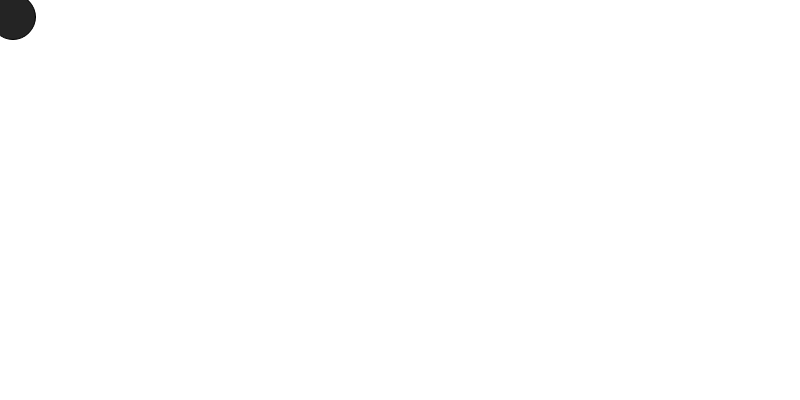
Frame 1 (no input)
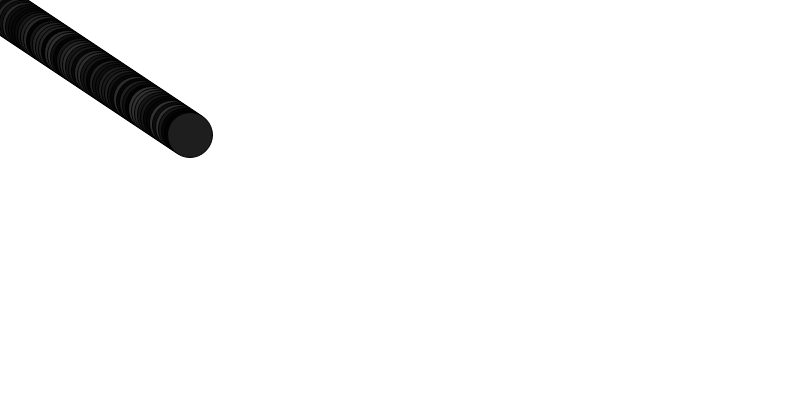
Frame 60 (no input)
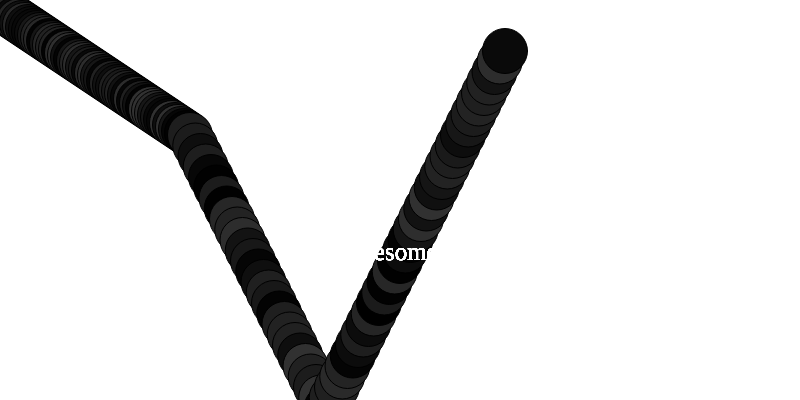
Frame 120 (the mouse pressed at the canvas centre since frame 60)

The p5.js sketch that drew these frames (run headless with seeded random() and noise() and a simulated clock; from frame 60 on, the mouse is pressed at the canvas centre):

// p5.js sketch
// ── sketch.js


let ball = {};
ball.width =45;
ball.x = 10;
ball.y = 15;
ball.delta_x = 1;
ball.delta_y = 2;
ball.scale_x = 3;
ball.scale_y = 1;

function setup() {
    createCanvas(800, 400);
    background('white');
}



function draw() {

    ball.x += ball.delta_x * ball.scale_x;
    ball.y += ball.delta_y * ball.scale_y;


    if (ball.x >= width || ball.x <= 6) {
        ball.delta_x = -1 * ball.delta_x;
    }
    if (ball.y >= height || ball.y <= 0) {
        ball.delta_y = -1 * ball.delta_y;
    }

    fill (random(50));
    ellipse(ball.x, ball.y, ball.width, ball.width);

    fill('159');
    textSize(25);
    text('Awesome', 340, 260);
    textFont('Georgia');




}

function mousePressed() {
    ball.scale_x = map(mouseX, 0, width, 0.5, 10);
    ball.scale_y = map(mouseY, 0, height, 0.5, 10);
}
